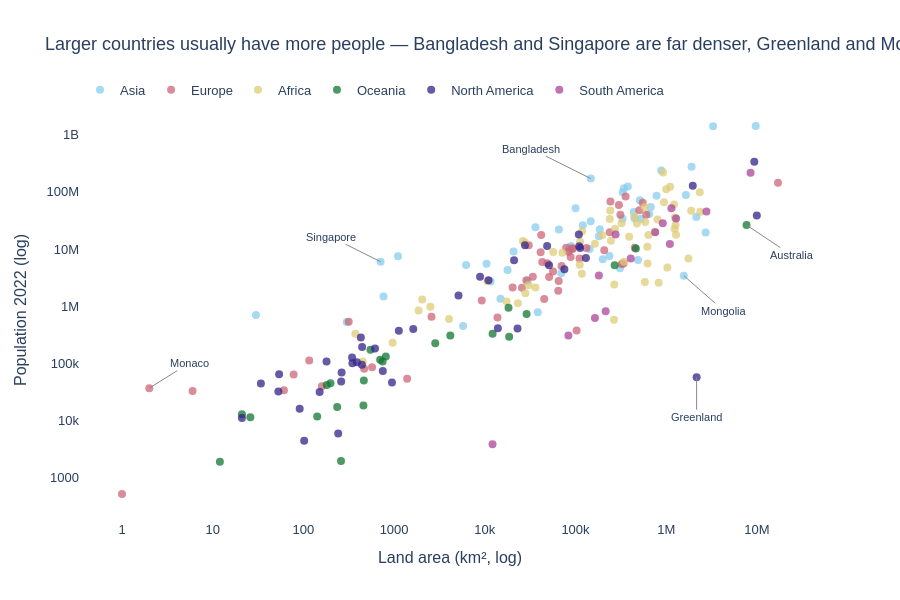

Notebook code for this chart:
### Markdown cell above
**Chart choice & justification:** *Which chart did you choose, and why? Justify design choices.

*YOUR ANSWER HERE*


I used a scatter plot because it shows if area and population are related. I used log scales because the numbers are very different in size, and I labelled the countries that break the pattern.

### Code cell
# Q3
# YOUR CODE HERE

# Step 1: Scatter on log-log axes (both variables span many orders of magnitude)
fig = px.scatter(df, x='Area', y='2022 Population', color='Continent', hover_name='Country',
                 log_x=True, log_y=True,
                 color_discrete_sequence=px.colors.qualitative.Safe,   # CVD-safe palette
                 labels={'Area': 'Land area (km², log)', '2022 Population': 'Population 2022 (log)'},
                 template='plotly_white', height=600)
fig.update_traces(marker=dict(size=8, opacity=0.75))

# Step 2: Label the countries that break the pattern (log axes -> log10 positions)
outliers = {'Bangladesh': (-60, -30), 'Singapore': (-50, -25), 'Greenland': (0, 40),
            'Mongolia': (40, 35), 'Australia': (45, 30), 'Monaco': (40, -25)}
for name, (ax, ay) in outliers.items():
    r = df[df['Country'] == name].iloc[0]
    fig.add_annotation(x=np.log10(r['Area']), y=np.log10(r['2022 Population']), text=name,
                       showarrow=True, arrowhead=0, arrowcolor='#888888', ax=ax, ay=ay, font=dict(size=11))

# Step 3: Layout
fig.update_layout(
    title='Larger countries usually have more people — Bangladesh and Singapore are far denser, Greenland and Mongolia far emptier',
    font=dict(family='Arial', size=13),
    legend=dict(title='', orientation='h', x=0, y=1.06), margin=dict(t=100))
fig.update_xaxes(showgrid=False)
fig.update_yaxes(showgrid=False)
fig.show()

### Figure 1 — Plotly figure (JSON) as saved in the notebook; plotly's stock layout.template omitted (floating-point values rounded to 4 significant figures)
{"data": [{"hovertemplate": "<b>%{hovertext}</b><br><br>Continent=Asia<br>Land area (km², log)=%{x}<br>Population 2022 (log)=%{y}<extra></extra>", "hovertext": ["Afghanistan", "Armenia", "Azerbaijan", "Bahrain", "Bangladesh", "Bhutan", "Brunei", "Cambodia", "China", "Georgia", "Hong Kong", "India", "Indonesia", "Iran", "Iraq", "Israel", "Japan", "Jordan", "Kazakhstan", "Kuwait", "Kyrgyzstan", "Laos", "Lebanon", "Macau", "Malaysia", "Maldives", "Mongolia", "Myanmar", "Nepal", "North Korea", "Oman", "Pakistan", "Palestine", "Philippines", "Qatar", "Saudi Arabia", "Singapore", "South Korea", "Sri Lanka", "Syria", "Taiwan", "Tajikistan", "Thailand", "Timor-Leste", "Turkey", "Turkmenistan", "United Arab Emirates", "Uzbekistan", "Vietnam", "Yemen"], "legendgroup": "Asia", "marker": {"color": "rgb(136, 204, 238)", "opacity": 0.75, "size": 8, "symbol": "circle"}, "mode": "markers", "name": "Asia", "orientation": "v", "showlegend": true, "type": "scatter", "x": [652230, 29743, 86600, 765, 147570, 38394, 5765, 181035, 9706961, 69700, 1104, 3287590, 1904569, 1648195, 438317, 20770, 377930, 89342, 2724900, 17818, 199951, 236800, 10452, 30, 330803, 300, 1564110, 676578, 147181, 120538, 309500, 881912, 6220, 342353, 11586, 2149690, 710, 100210, 65610, 185180, 36193, 143100, 513120, 14874, 783562, 488100, 83600, 447400, 331212, 527968], "xaxis": "x", "y": [41128771, 2780469, 10358074, 1472233, 171186372, 782455, 449002, 16767842, 1425887337, 3744385, 7488865, 1417173173, 275501339, 88550570, 44496122, 9038309, 123951692, 11285869, 19397998, 4268873, 6630623, 7529475, 5489739, 695168, 33938221, 523787, 3398366, 54179306, 30547580, 26069416, 4576298, 235824862, 5250072, 115559009, 2695122, 36408820, 5975689, 51815810, 21832143, 22125249, 23893394, 9952787, 71697030, 1341296, 85341241, 6430770, 9441129, 34627652, 98186856, 33696614], "yaxis": "y"}, {"hovertemplate": "<b>%{hovertext}</b><br><br>Continent=Europe<br>Land area (km², log)=%{x}<br>Population 2022 (log)=%{y}<extra></extra>", "hovertext": ["Albania", "Andorra", "Austria", "Belarus", "Belgium", "Bosnia and Herzegovina", "Bulgaria", "Croatia", "Cyprus", "Czech Republic", "Denmark", "Estonia", "Faroe Islands", "Finland", "France", "Germany", "Gibraltar", "Greece", "Guernsey", "Hungary", "Iceland", "Ireland", "Isle of Man", "Italy", "Jersey", "Latvia", "Liechtenstein", "Lithuania", "Luxembourg", "Malta", "Moldova", "Monaco", "Montenegro", "Netherlands", "North Macedonia", "Norway", "Poland", "Portugal", "Romania", "Russia", "San Marino", "Serbia", "Slovakia", "Slovenia", "Spain", "Sweden", "Switzerland", "Ukraine", "United Kingdom", "Vatican City"], "legendgroup": "Europe", "marker": {"color": "rgb(204, 102, 119)", "opacity": 0.75, "size": 8, "symbol": "circle"}, "mode": "markers", "name": "Europe", "orientation": "v", "showlegend": true, "type": "scatter", "x": [28748, 468, 83871, 207600, 30528, 51209, 110879, 56594, 9251, 78865, 43094, 45227, 1393, 338424, 551695, 357114, 6, 131990, 78, 93028, 103000, 70273, 572, 301336, 116, 64559, 160, 65300, 2586, 316, 33846, 2, 13812, 41850, 25713, 323802, 312679, 92090, 238391, 17098242, 61, 88361, 49037, 20273, 505992, 450295, 41284, 603500, 242900, 1], "xaxis": "x", "y": [2842321, 79824, 8939617, 9534954, 11655930, 3233526, 6781953, 4030358, 1251488, 10493986, 5882261, 1326062, 53090, 5540745, 64626628, 83369843, 32649, 10384971, 63301, 9967308, 372899, 5023109, 84519, 59037474, 110778, 1850651, 39327, 2750055, 647599, 533286, 3272996, 36469, 627082, 17564014, 2093599, 5434319, 39857145, 10270865, 19659267, 144713314, 33660, 7221365, 5643453, 2119844, 47558630, 10549347, 8740472, 39701739, 67508936, 510], "yaxis": "y"}, {"hovertemplate": "<b>%{hovertext}</b><br><br>Continent=Africa<br>Land area (km², log)=%{x}<br>Population 2022 (log)=%{y}<extra></extra>", "hovertext": ["Algeria", "Angola", "Benin", "Botswana", "Burkina Faso", "Burundi", "Cameroon", "Cape Verde", "Central African Republic", "Chad", "Comoros", "Djibouti", "DR Congo", "Egypt", "Equatorial Guinea", "Eritrea", "Eswatini", "Ethiopia", "Gabon", "Gambia", "Ghana", "Guinea", "Guinea-Bissau", "Ivory Coast", "Kenya", "Lesotho", "Liberia", "Libya", "Madagascar", "Malawi", "Mali", "Mauritania", "Mauritius", "Mayotte", "Morocco", "Mozambique", "Namibia", "Niger", "Nigeria", "Republic of the Congo", "Reunion", "Rwanda", "Sao Tome and Principe", "Senegal", "Seychelles", "Sierra Leone", "Somalia", "South Africa", "South Sudan", "Sudan", "Tanzania", "Togo", "Tunisia", "Uganda", "Western Sahara", "Zambia", "Zimbabwe"], "legendgroup": "Africa", "marker": {"color": "rgb(221, 204, 119)", "opacity": 0.75, "size": 8, "symbol": "circle"}, "mode": "markers", "name": "Africa", "orientation": "v", "showlegend": true, "type": "scatter", "x": [2381741, 1246700, 112622, 582000, 272967, 27834, 475442, 4033, 622984, 1284000, 1862, 23200, 2344858, 1002450, 28051, 117600, 17364, 1104300, 267668, 10689, 238533, 245857, 36125, 322463, 580367, 30355, 111369, 1759540, 587041, 118484, 1240192, 1030700, 2040, 374, 446550, 801590, 825615, 1267000, 923768, 342000, 2511, 26338, 964, 196722, 452, 71740, 637657, 1221037, 619745, 1886068, 945087, 56785, 163610, 241550, 266000, 752612, 390757], "xaxis": "x", "y": [44903225, 35588987, 13352864, 2630296, 22673762, 12889576, 27914536, 593149, 5579144, 17723315, 836774, 1120849, 99010212, 110990103, 1674908, 3684032, 1201670, 123379924, 2388992, 2705992, 33475870, 13859341, 2105566, 28160542, 54027487, 2305825, 5302681, 6812341, 29611714, 20405317, 22593590, 4736139, 1299469, 326101, 37457971, 32969517, 2567012, 26207977, 218541212, 5970424, 974052, 13776698, 227380, 17316449, 107118, 8605718, 17597511, 59893885, 10913164, 46874204, 65497748, 8848699, 12356117, 47249585, 575986, 20017675, 16320537], "yaxis": "y"}, {"hovertemplate": "<b>%{hovertext}</b><br><br>Continent=Oceania<br>Land area (km², log)=%{x}<br>Population 2022 (log)=%{y}<extra></extra>", "hovertext": ["American Samoa", "Australia", "Cook Islands", "Fiji", "French Polynesia", "Guam", "Kiribati", "Marshall Islands", "Micronesia", "Nauru", "New Caledonia", "New Zealand", "Niue", "Northern Mariana Islands", "Palau", "Papua New Guinea", "Samoa", "Solomon Islands", "Tokelau", "Tonga", "Tuvalu", "Vanuatu", "Wallis and Futuna"], "legendgroup": "Oceania", "marker": {"color": "rgb(17, 119, 51)", "opacity": 0.75, "size": 8, "symbol": "circle"}, "mode": "markers", "name": "Oceania", "orientation": "v", "showlegend": true, "type": "scatter", "x": [199, 7692024, 236, 18272, 4167, 549, 811, 181, 702, 21, 18575, 270467, 260, 464, 459, 462840, 2842, 28896, 12, 747, 26, 12189, 142], "xaxis": "x", "y": [44273, 26177413, 17011, 929766, 306279, 171774, 131232, 41569, 114164, 12668, 289950, 5185288, 1934, 49551, 18055, 10142619, 222382, 724273, 1871, 106858, 11312, 326740, 11572], "yaxis": "y"}, {"hovertemplate": "<b>%{hovertext}</b><br><br>Continent=North America<br>Land area (km², log)=%{x}<br>Population 2022 (log)=%{y}<extra></extra>", "hovertext": ["Anguilla", "Antigua and Barbuda", "Aruba", "Bahamas", "Barbados", "Belize", "Bermuda", "British Virgin Islands", "Canada", "Cayman Islands", "Costa Rica", "Cuba", "Curacao", "Dominica", "Dominican Republic", "El Salvador", "Greenland", "Grenada", "Guadeloupe", "Guatemala", "Haiti", "Honduras", "Jamaica", "Martinique", "Mexico", "Montserrat", "Nicaragua", "Panama", "Puerto Rico", "Saint Barthelemy", "Saint Kitts and Nevis", "Saint Lucia", "Saint Martin", "Saint Pierre and Miquelon", "Saint Vincent and the Grenadines", "Sint Maarten", "Trinidad and Tobago", "Turks and Caicos Islands", "United States", "United States Virgin Islands"], "legendgroup": "North America", "marker": {"color": "rgb(51, 34, 136)", "opacity": 0.75, "size": 8, "symbol": "circle"}, "mode": "markers", "name": "North America", "orientation": "v", "showlegend": true, "type": "scatter", "x": [91, 442, 180, 13943, 430, 22966, 54, 151, 9984670, 264, 51100, 109884, 444, 751, 48671, 21041, 2166086, 344, 1628, 108889, 27750, 112492, 10991, 1128, 1964375, 102, 130373, 75417, 8870, 21, 261, 616, 53, 242, 389, 34, 5130, 948, 9372610, 347], "xaxis": "x", "y": [15857, 93763, 106445, 409984, 281635, 405272, 64184, 31305, 38454327, 68706, 5180829, 11212191, 191163, 72737, 11228821, 6336392, 56466, 125438, 395752, 17843908, 11584996, 10432860, 2827377, 367507, 127504125, 4390, 6948392, 4408581, 3252407, 10967, 47657, 179857, 31791, 5862, 103948, 44175, 1531044, 45703, 338289857, 99465], "yaxis": "y"}, {"hovertemplate": "<b>%{hovertext}</b><br><br>Continent=South America<br>Land area (km², log)=%{x}<br>Population 2022 (log)=%{y}<extra></extra>", "hovertext": ["Argentina", "Bolivia", "Brazil", "Chile", "Colombia", "Ecuador", "Falkland Islands", "French Guiana", "Guyana", "Paraguay", "Peru", "Suriname", "Uruguay", "Venezuela"], "legendgroup": "South America", "marker": {"color": "rgb(170, 68, 153)", "opacity": 0.75, "size": 8, "symbol": "circle"}, "mode": "markers", "name": "South America", "orientation": "v", "showlegend": true, "type": "scatter", "x": [2780400, 1098581, 8515767, 756102, 1141748, 276841, 12173, 83534, 214969, 406752, 1285216, 163820, 181034, 916445], "xaxis": "x", "y": [45510318, 12224110, 215313498, 19603733, 51874024, 18001000, 3780, 304557, 808726, 6780744, 34049588, 618040, 3422794, 28301696], "yaxis": "y"}], "layout": {"annotations": [{"arrowcolor": "#888888", "arrowhead": 0, "ax": -60, "ay": -30, "font": {"size": 11}, "showarrow": true, "text": "Bangladesh", "x": 5.169, "y": 8.233}, {"arrowcolor": "#888888", "arrowhead": 0, "ax": -50, "ay": -25, "font": {"size": 11}, "showarrow": true, "text": "Singapore", "x": 2.851, "y": 6.776}, {"arrowcolor": "#888888", "arrowhead": 0, "ax": 0, "ay": 40, "font": {"size": 11}, "showarrow": true, "text": "Greenland", "x": 6.336, "y": 4.752}, {"arrowcolor": "#888888", "arrowhead": 0, "ax": 40, "ay": 35, "font": {"size": 11}, "showarrow": true, "text": "Mongolia", "x": 6.194, "y": 6.531}, {"arrowcolor": "#888888", "arrowhead": 0, "ax": 45, "ay": 30, "font": {"size": 11}, "showarrow": true, "text": "Australia", "x": 6.886, "y": 7.418}, {"arrowcolor": "#888888", "arrowhead": 0, "ax": 40, "ay": -25, "font": {"size": 11}, "showarrow": true, "text": "Monaco", "x": 0.301, "y": 4.562}], "font": {"family": "Arial", "size": 13}, "height": 600, "legend": {"orientation": "h", "title": {"text": ""}, "tracegroupgap": 0, "x": 0, "y": 1.06}, "margin": {"t": 100}, "title": {"text": "Larger countries usually have more people — Bangladesh and Singapore are far denser, Greenland and Mongolia far emptier"}, "xaxis": {"anchor": "y", "domain": [0, 1], "showgrid": false, "title": {"text": "Land area (km², log)"}, "type": "log"}, "yaxis": {"anchor": "x", "domain": [0, 1], "showgrid": false, "title": {"text": "Population 2022 (log)"}, "type": "log"}}}
